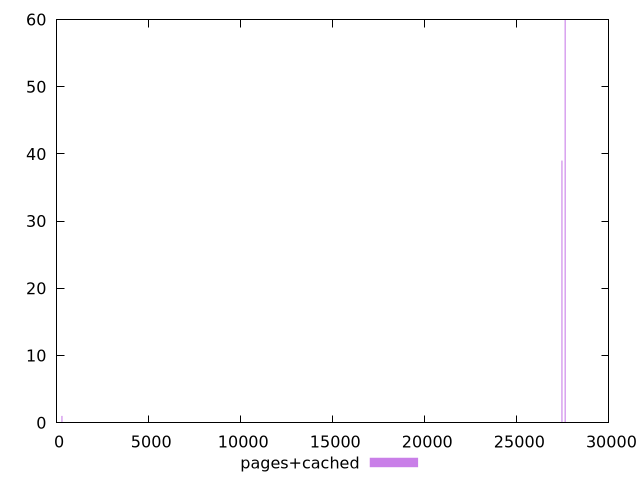

Generate this figure with gnuplot:
$_pagesCached <<EOF
288.9662188746483 1
27625.170524416375 60
27451.790793091586 39
EOF
set key outside below
set terminal pngcairo
set output "report_00006_2020-11-02T20-21-41.718Z/uses-webp-images/pages+cached//raw_hist.png"
set yrange [0:60]
set boxwidth 57.79324377492966
set style fill transparent solid 0.5 noborder
plot $_pagesCached title "pages+cached" with boxes ,
